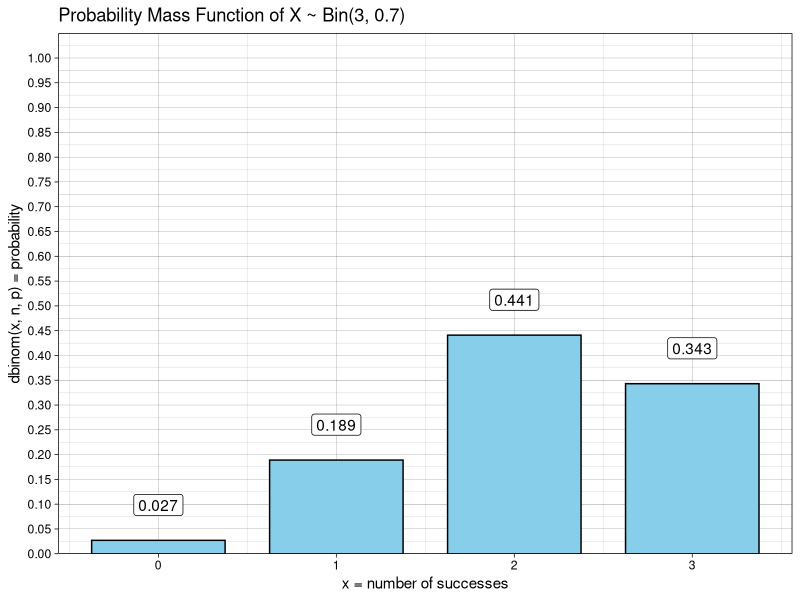
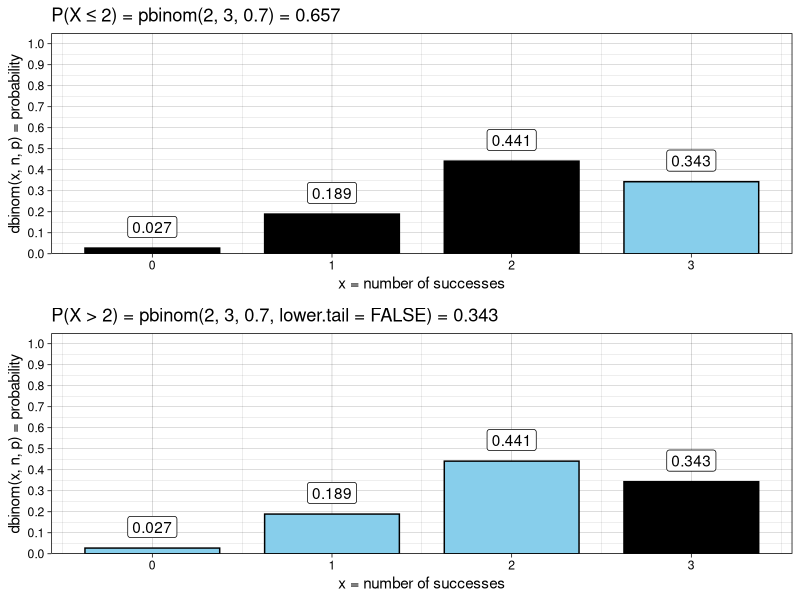
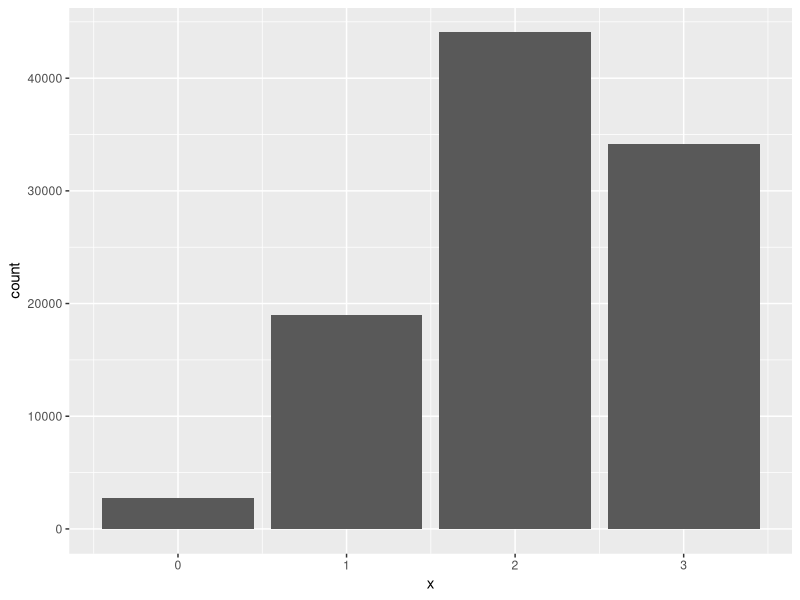
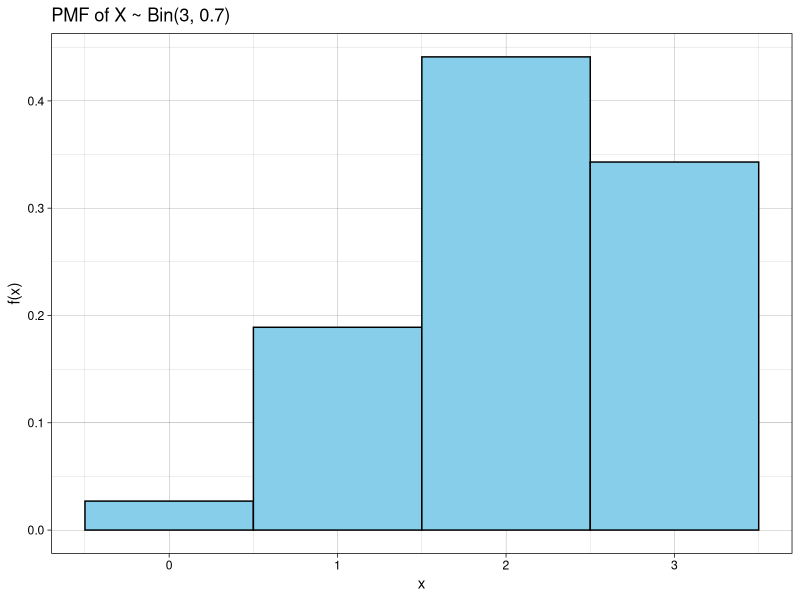
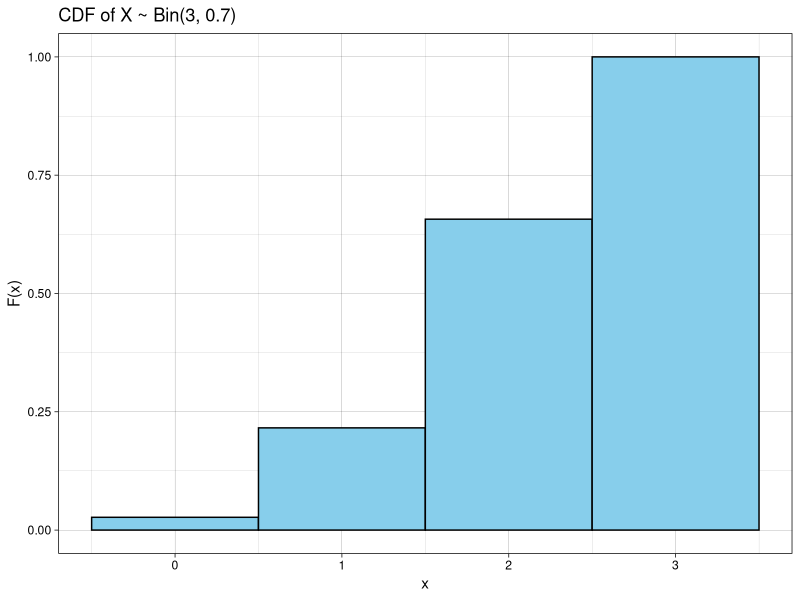
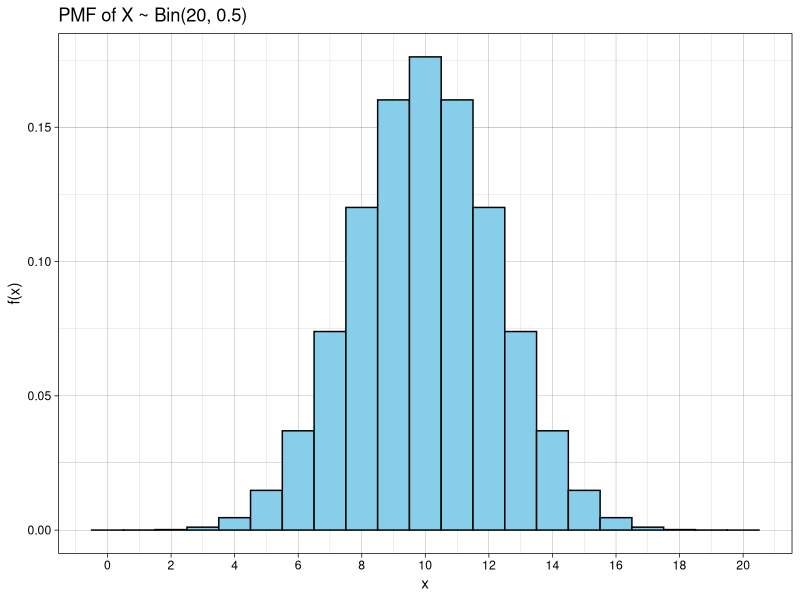
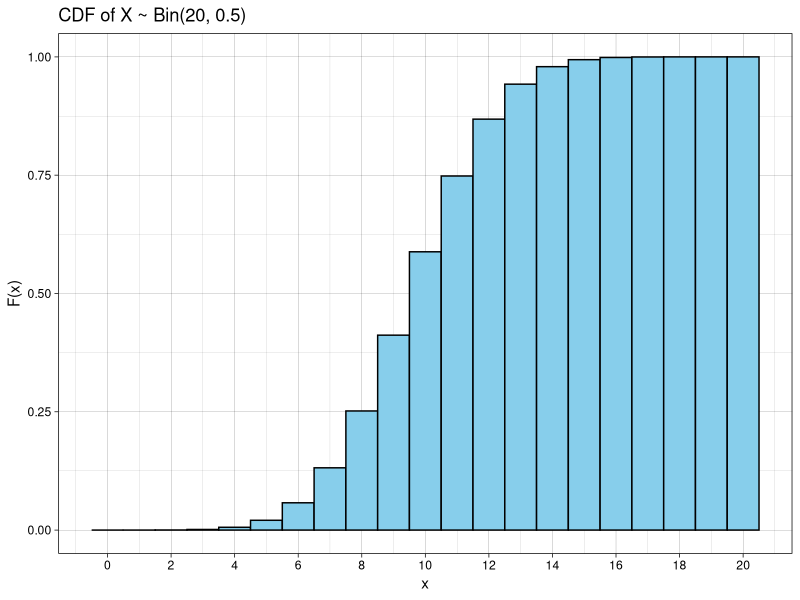

These charts were generated, in order, by the following R code:
## ---- chunk 1
knitr::opts_chunk$set(message = FALSE, warning = FALSE, comment = NA)
library(tidyverse)
## ---- chunk 2
dbinom(1, 3, 0.7)   # P(X = 1 head)
dbinom(3, 3, 0.7)   # P(X = 3 heads)
## ---- chunk 3
dbinom(0:3, 3, 0.5)   # compute all probabilities at the same time
## ---- chunk 4
pbinom(0:3, 3, 0.7)   # biased coin, x = {0, 1, 2, 3} heads
## ---- chunk 5
pbinom(0:3, 3, 0.5)   # fair coin, x = {0, 1, 2, 3} heads
## ---- chunk 6
pbinom(2, 3, 0.7)    # probability of 0, 1, or 2 heads
1 - pbinom(2, 3, 0.7)   # probability of more than 2 heads
pbinom(2, 3, 0.7, lower.tail = FALSE)   # better code
## ---- chunk 7
pbinom(0:3, 3, 0.5)   # P(X <= x) for all possible x
## ---- chunk 8
pbinom(0:3, 3, 0.5, lower.tail = FALSE)   # P(X > x)
## ---- chunk 9
pbinom(0:3, 3, 0.5) + pbinom(0:3, 3, 0.5, lower.tail = FALSE)
## ---- chunk 10
distTable <- tibble(x = 0:3, 
                    pdf = dbinom(0:3, 3, 0.7), 
                    CDF = pbinom(0:3, 3, 0.7)) 
ggplot(distTable, aes(x = x, y = pdf, label = pdf)) +
  geom_col(fill = "skyblue", color = "black", width = 0.75) +
  scale_y_continuous(limits = c(0, 1.05),
                     breaks = seq(0, 1, 0.05),
                     expand = c(0,0)) +
  geom_label(vjust = 0, nudge_y = 0.05) +
  labs(title = "Probability Mass Function of X ~ Bin(3, 0.7)",
       x = "x = number of successes",
       y = "dbinom(x, n, p) = probability") +
  theme_linedraw()
## ---- chunk 11
plotA <- ggplot(distTable, aes(x = x, y = pdf, label = pdf)) +
  geom_col(fill = c("black", "black", "black", "skyblue"), color = "black", width = 0.75) +
  scale_y_continuous(limits = c(0, 1.05),
                     breaks = seq(0, 1, 0.1),
                     expand = c(0,0)) +
  geom_label(vjust = 0, nudge_y = 0.05) +
  labs(title = sprintf("P(X ≤ 2) = pbinom(2, 3, 0.7) = %1.3f", pbinom(2, 3, 0.7)),
       x = "x = number of successes",
       y = "dbinom(x, n, p) = probability") +
  theme_linedraw()

plotB <- ggplot(distTable, aes(x = x, y = pdf, label = pdf)) +
  geom_col(fill = c("skyblue", "skyblue", "skyblue", "black"), color = "black", width = 0.75) +
  scale_y_continuous(limits = c(0, 1.05),
                     breaks = seq(0, 1, 0.1),
                     expand = c(0,0)) +
  geom_label(vjust = 0, nudge_y = 0.05) +
  labs(title = sprintf("P(X > 2) = pbinom(2, 3, 0.7, lower.tail = FALSE) = %1.3f", pbinom(2, 3, 0.7, F)),
       x = "x = number of successes",
       y = "dbinom(x, n, p) = probability") +
  theme_linedraw()

gridExtra::grid.arrange(plotA, plotB)
## ---- chunk 12
qbinom(0.25, 3, 0.7)   # 25th percentile of X ~ Bin(3, 0.7)
qbinom(0.75, 3, 0.7)   # 75th percentile of X ~ Bin(3, 0.7)
## ---- chunk 13
rbinom(20, 3, 0.7)   
## ---- chunk 14
binom_sample <- tibble(x = rbinom(10^5, 3, 0.7))   # 100,000 samples
binom_sample %>% 
  count(x) %>% 
  mutate(proportion = prop.table(n))
## ---- chunk 15
binom_sample %>% 
  count(x) %>% 
  mutate(empirical   = prop.table(n),
         theoretical = dbinom(0:3, 3, 0.7))
## ---- chunk 16
ggplot(binom_sample, aes(x = x)) + geom_bar()   # add formatting 
## ---- chunk 17
binom_sample %>% 
  summarize(samples = n(),
            mean_x  = mean(x),
            var_x   = var(x))
## ---- chunk 18
n <- 3     # enter n
p <- 0.7   # enter p
distTable <- tibble(x   = 0:n,               # x = {0, 1, ... , n}
                    pmf = dbinom(x, n, p),   # calculate for all x
                    CDF = pbinom(x, n, p))   # calculate for all x
distTable
## ---- chunk 19
breakby <- 1   # choose spacing for the x-axis tick marks

ggplot(distTable, aes(x = x, y = pmf)) +
  geom_col(fill = "skyblue", color = "black", width = 1) +
  scale_x_continuous(breaks = seq(from = 0, to = n, by = breakby)) +
  labs(title = sprintf("PMF of X ~ Bin(%1.0f, %1.1f)", n, p),
       x = "x", 
       y = "f(x)") +
  theme_linedraw()
## ---- chunk 20
breakby <- 1   # choose spacing for the x-axis tick marks

ggplot(distTable, aes(x = x, y = CDF)) +
  geom_col(fill = "skyblue", color = "black", width = 1) +
  scale_x_continuous(breaks = seq(from = 0, to = n, by = breakby)) +
  labs(title = sprintf("CDF of X ~ Bin(%1.0f, %1.1f)", n, p),
       x = "x", 
       y = "F(x)") +
  theme_linedraw()
## ---- chunk 21
n <- 20
p <- 0.5
distTable <- tibble(x   = 0:n,
                    pmf = dbinom(x, n, p),
                    CDF = pbinom(x, n, p))
head(distTable, 6)   # the full table is too large for the slide
## ---- chunk 22
breakby <- 2

ggplot(distTable, aes(x = x, y = pmf)) +
  geom_col(fill = "skyblue", color = "black", width = 1) +
  scale_x_continuous(breaks = seq(from = 0, to = n, by = breakby)) +
  labs(title = sprintf("PMF of X ~ Bin(%1.0f, %1.1f)", n, p),
       x = "x", 
       y = "f(x)") +
  theme_linedraw()
## ---- chunk 23
breakby <- 2

ggplot(distTable, aes(x = x, y = CDF)) +
  geom_col(fill = "skyblue", color = "black", width = 1) +
  scale_x_continuous(breaks = seq(from = 0, to = n, by = breakby)) +
  labs(title = sprintf("CDF of X ~ Bin(%1.0f, %1.1f)", n, p),
       x = "x", 
       y = "F(x)") +
  theme_linedraw()
